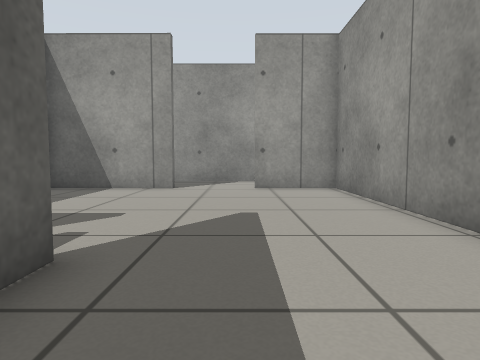
view 1 (above)

18 first-person views from a walk through a world built for the Gazebo simulator. The camera is 0.5 m above the floor, tilts 4° down and sees 75° across. The floor is counted in squares, 0.5 m on a side. Each view is taken from the middle of a square. On the plan, view 1 faces up. The plan holds only what a view shows up to about 12 squares ahead; the rest is blank.

view 2
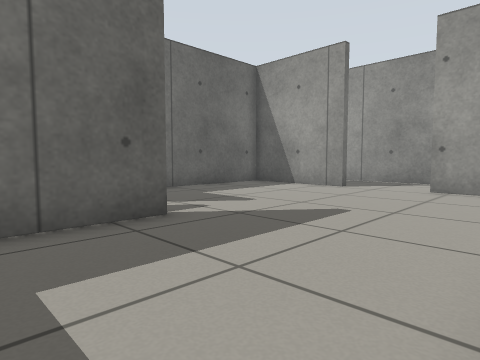

view 3
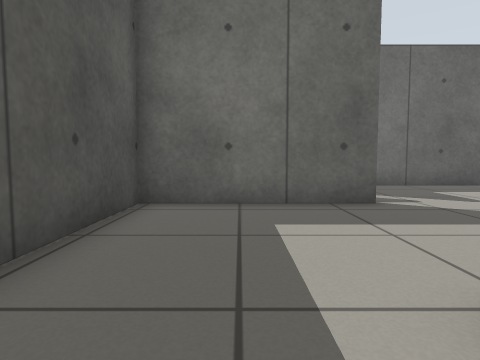

view 4
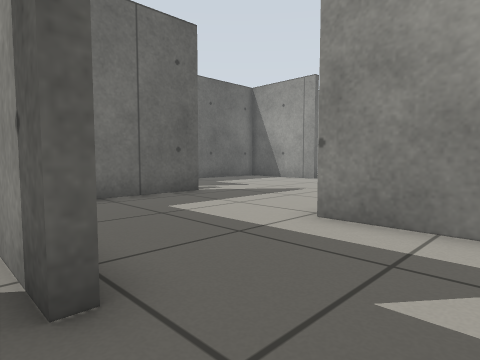

view 5
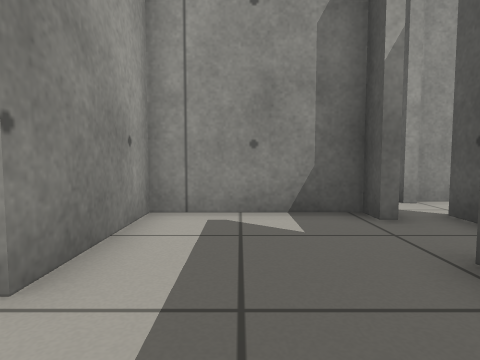

view 6
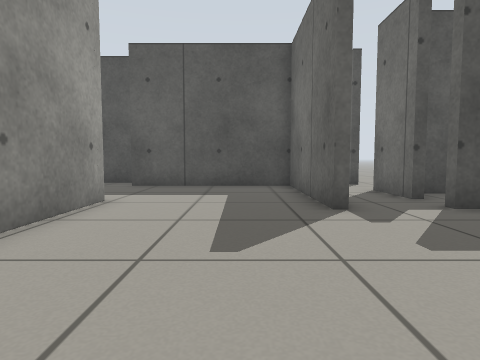

view 7
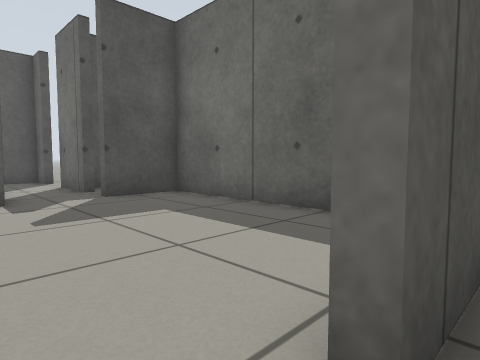

view 8
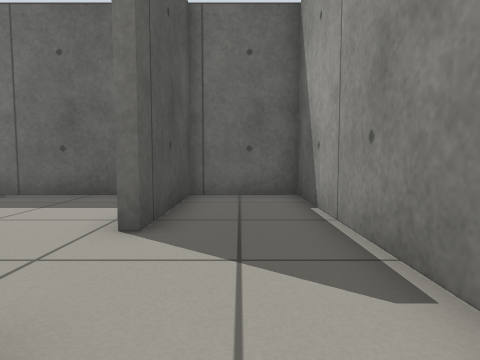

view 9
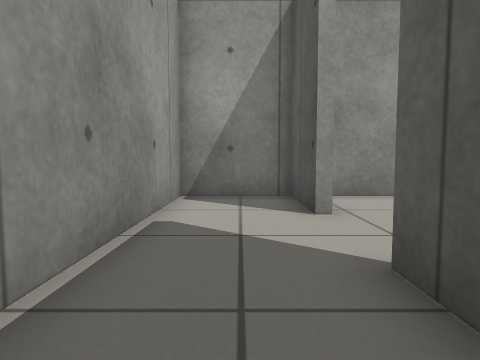

view 10
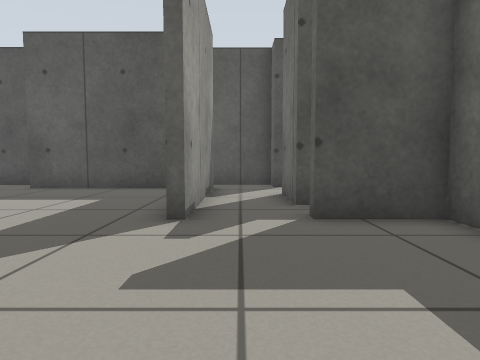

view 11
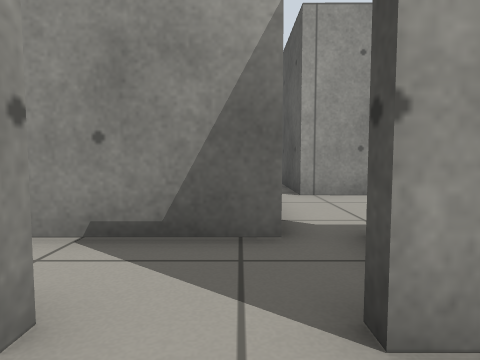

view 12
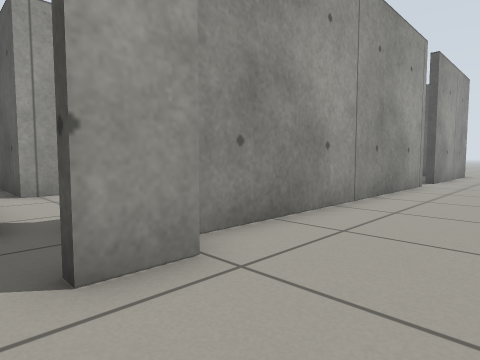

view 13
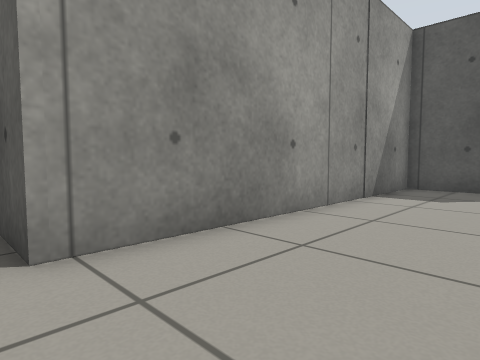

view 14
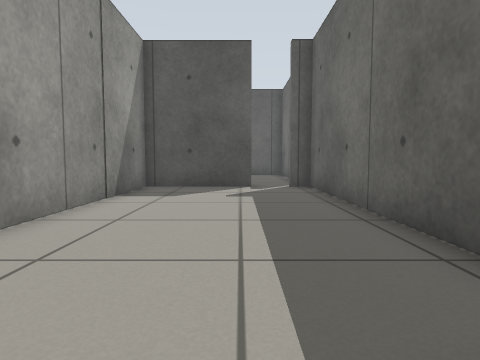

view 15
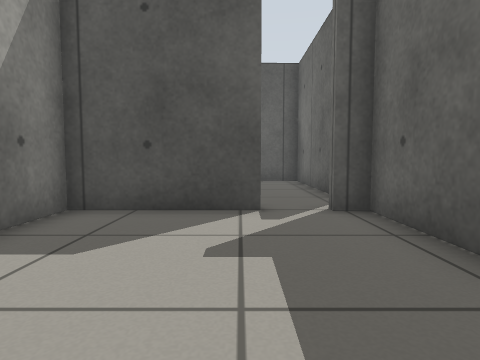

view 16
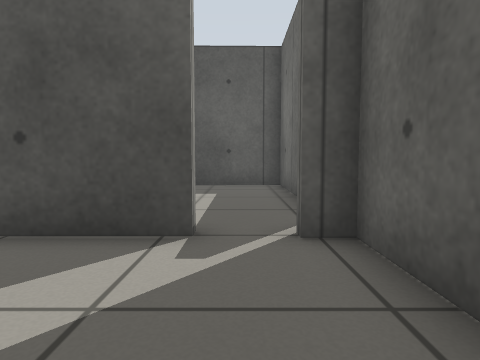

view 17
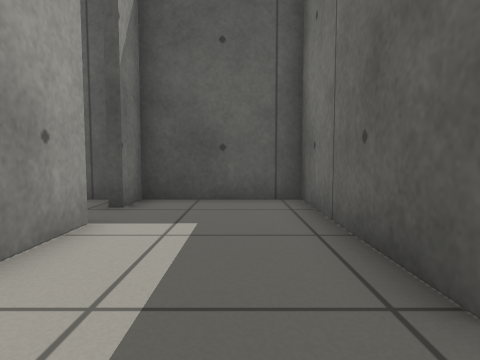

view 18
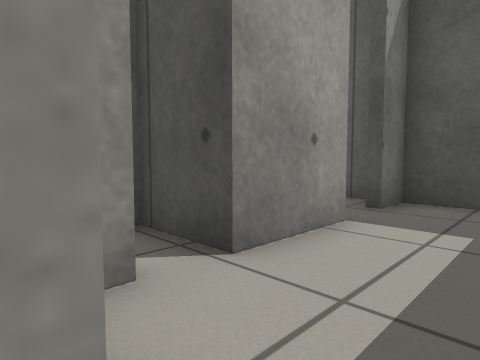

### Floor plan
Ten units are one square. View 1 is at (0, 0); x grows to the right and y downward. Boxes are objects, and circles mark ways between rooms. Rooms are numbered by the first view taken in them; rooms with no view inside come last. Other rooms are left out.
<svg viewBox="-75 -141 170 361">
<path fill="none" stroke="#000" d="M-18 -30 -18 22 24 22M24 22 39 22M59 22 67 22 67 -17 32 -17M39 22 39 25M82 49 82 40M55 36 65 36M-22 -106 -22 -103 -63 -104M-42 -15 -42 9M-64 -88 -64 -29 -41 -29M-21 4 -21 -30M32 -17 32 -103 5 -103M-59 -2 -49 -2M5 -103 5 -106 32 -106 32 -136 -64 -136 -64 -107 -22 -106M-45 40 -45 28M-38 144 -38 44M24 46 24 36M-35 61 -35 139 -28 139 -28 143M-15 139 23 139 24 46M3 187 3 162 24 162M-35 159 -35 215 3 215 3 203M-21 26 -21 4M-42 26 -42 36 -20 36M24 36 55 36M39 25 21 25"/>
<circle cx="30" cy="0" r="3" fill="#2a7"/>
<circle cx="5" cy="-20" r="3" fill="#2a7"/>
<circle cx="45" cy="20" r="3" fill="#2a7"/>
<circle cx="60" cy="30" r="3" fill="#2a7"/>
<circle cx="-10" cy="-110" r="3" fill="#2a7"/>
<circle cx="-30" cy="-5" r="3" fill="#2a7"/>
<circle cx="-40" cy="150" r="3" fill="#2a7"/>
<circle cx="-40" cy="15" r="3" fill="#2a7"/>
<circle cx="5" cy="40" r="3" fill="#2a7"/>
<circle cx="-20" cy="30" r="3" fill="#2a7"/>
<circle cx="30" cy="30" r="3" fill="#2a7"/>
<circle cx="-20" cy="140" r="3" fill="#2a7"/>
<text x="0" y="-10">1</text>
<text x="40" y="0">2</text>
<text x="90" y="40">3</text>
<text x="-20" y="-60">4</text>
<text x="-10" y="-120">5</text>
<text x="-70" y="70">6</text>
<text x="0" y="30">7</text>
<text x="-10" y="90">8</text>
<text x="-20" y="180">9</text>
<text x="-30" y="20">10</text>
<text x="40" y="30">11</text>
</svg>
Room 1 opens to room 2. Room 1 opens to room 4. Room 2 opens to room 11. Room 3 opens to room 11. Room 4 opens to room 5. Room 4 opens to room 10. Room 6 opens to room 9. Room 6 opens to room 10. Room 7 opens to room 8. Room 7 opens to room 10. Room 7 opens to room 11. Room 8 opens to room 9.

Where each view was taken, in squares from view 1:
view 1: 0 up, 0 right, facing up
view 2: 0 up, 3 right, facing up-left
view 3: 0 up, 5 right, facing left
view 4: 3 down, 6 right, facing up-left
view 5: 0 up, 1 right, facing right
view 6: 9 up, 0 right, facing down
view 7: 11 up, 1 left, facing down-left
view 8: 12 up, 2 right, facing left
view 9: 12 up, 5 left, facing right
view 10: 8 up, 3 left, facing down
view 11: 2 down, 6 left, facing right
view 12: 2 down, 7 left, facing down-right
view 13: 3 down, 1 left, facing down-right
view 14: 3 down, 1 left, facing down
view 15: 8 down, 1 left, facing down
view 16: 10 down, 2 left, facing down
view 17: 14 down, 2 left, facing down
view 18: 14 down, 2 left, facing down-right
